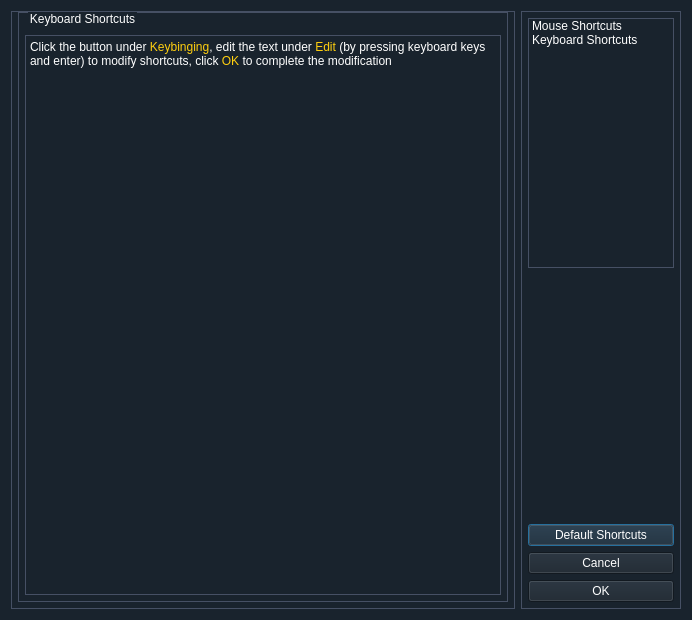
<?xml version="1.0" encoding="UTF-8"?>
<ui version="4.0">
 <class>ShortCutDialog</class>
 <widget class="QDialog" name="ShortCutDialog">
  <property name="geometry">
   <rect>
    <x>0</x>
    <y>0</y>
    <width>692</width>
    <height>620</height>
   </rect>
  </property>
  <property name="windowTitle">
   <string>ShortCutDialog</string>
  </property>
  <property name="styleSheet">
   <string notr="true">color: rgb(255, 255, 255);
background-color: rgb(25, 35, 45);
font: 9pt &quot;微软雅黑&quot;;</string>
  </property>
  <layout class="QVBoxLayout" name="verticalLayout">
   <item>
    <layout class="QHBoxLayout" name="horizontalLayout">
     <item>
      <widget class="QFrame" name="ShortCutFrame">
       <property name="sizePolicy">
        <sizepolicy hsizetype="Expanding" vsizetype="Expanding">
         <horstretch>10</horstretch>
         <verstretch>0</verstretch>
        </sizepolicy>
       </property>
       <property name="minimumSize">
        <size>
         <width>0</width>
         <height>0</height>
        </size>
       </property>
       <property name="styleSheet">
        <string notr="true">QFrame#ShortCutFrame{
	border: 1px solid rgb(70,80,100);
}</string>
       </property>
       <property name="frameShape">
        <enum>QFrame::StyledPanel</enum>
       </property>
       <property name="frameShadow">
        <enum>QFrame::Raised</enum>
       </property>
       <layout class="QVBoxLayout" name="verticalLayout_4">
        <property name="leftMargin">
         <number>0</number>
        </property>
        <property name="topMargin">
         <number>0</number>
        </property>
        <property name="rightMargin">
         <number>0</number>
        </property>
        <property name="bottomMargin">
         <number>0</number>
        </property>
        <item>
         <widget class="QStackedWidget" name="stackedWidget">
          <property name="currentIndex">
           <number>1</number>
          </property>
          <widget class="QWidget" name="page">
           <layout class="QVBoxLayout" name="verticalLayout_2">
            <property name="leftMargin">
             <number>6</number>
            </property>
            <property name="topMargin">
             <number>0</number>
            </property>
            <property name="rightMargin">
             <number>6</number>
            </property>
            <property name="bottomMargin">
             <number>6</number>
            </property>
            <item>
             <widget class="QGroupBox" name="View_groupBox">
              <property name="styleSheet">
               <string notr="true">QGroupBox#View_groupBox
{
	border: 1px solid rgb(70,80,100);
	margin-top: 3.0ex;
}
QGroupBox#View_groupBox::title
{
	subcontrol-origin:margin;
	left: 10px;
}</string>
              </property>
              <property name="title">
               <string>Mouse Shortcuts</string>
              </property>
              <layout class="QVBoxLayout" name="verticalLayout_7">
               <property name="leftMargin">
                <number>6</number>
               </property>
               <property name="topMargin">
                <number>10</number>
               </property>
               <property name="rightMargin">
                <number>6</number>
               </property>
               <property name="bottomMargin">
                <number>6</number>
               </property>
               <item>
                <layout class="QFormLayout" name="formLayout">
                 <property name="fieldGrowthPolicy">
                  <enum>QFormLayout::AllNonFixedFieldsGrow</enum>
                 </property>
                 <property name="rowWrapPolicy">
                  <enum>QFormLayout::DontWrapRows</enum>
                 </property>
                 <property name="labelAlignment">
                  <set>Qt::AlignLeading|Qt::AlignLeft|Qt::AlignVCenter</set>
                 </property>
                 <property name="formAlignment">
                  <set>Qt::AlignHCenter|Qt::AlignTop</set>
                 </property>
                 <property name="horizontalSpacing">
                  <number>30</number>
                 </property>
                 <property name="verticalSpacing">
                  <number>9</number>
                 </property>
                 <property name="leftMargin">
                  <number>6</number>
                 </property>
                 <property name="topMargin">
                  <number>6</number>
                 </property>
                 <property name="rightMargin">
                  <number>6</number>
                 </property>
                 <property name="bottomMargin">
                  <number>6</number>
                 </property>
                </layout>
               </item>
               <item>
                <spacer name="verticalSpacer_2">
                 <property name="orientation">
                  <enum>Qt::Vertical</enum>
                 </property>
                 <property name="sizeHint" stdset="0">
                  <size>
                   <width>20</width>
                   <height>290</height>
                  </size>
                 </property>
                </spacer>
               </item>
               <item>
                <widget class="QTextBrowser" name="textBrowser">
                 <property name="styleSheet">
                  <string notr="true">QTextBrowser#textBrowser{
	border: 1px solid rgb(70,80,100);
}</string>
                 </property>
                 <property name="html">
                  <string>&lt;!DOCTYPE HTML PUBLIC &quot;-//W3C//DTD HTML 4.0//EN&quot; &quot;http://www.w3.org/TR/REC-html40/strict.dtd&quot;&gt;
&lt;html&gt;&lt;head&gt;&lt;meta name=&quot;qrichtext&quot; content=&quot;1&quot; /&gt;&lt;style type=&quot;text/css&quot;&gt;
p, li { white-space: pre-wrap; }
&lt;/style&gt;&lt;/head&gt;&lt;body style=&quot; font-family:'微软雅黑'; font-size:9pt; font-weight:400; font-style:normal;&quot;&gt;
&lt;p style=&quot; margin-top:0px; margin-bottom:0px; margin-left:0px; margin-right:0px; -qt-block-indent:0; text-indent:0px;&quot;&gt;&lt;span style=&quot; color:#ff0000;&quot;&gt;Red branch&lt;/span&gt; is selected branch&lt;/p&gt;
&lt;p style=&quot; margin-top:0px; margin-bottom:0px; margin-left:0px; margin-right:0px; -qt-block-indent:0; text-indent:0px;&quot;&gt;&lt;span style=&quot; color:#0059ff;&quot;&gt;Blue mark&lt;/span&gt; is mark&lt;/p&gt;&lt;/body&gt;&lt;/html&gt;</string>
                 </property>
                 <property name="tabStopWidth">
                  <number>80</number>
                 </property>
                 <property name="cursorWidth">
                  <number>1</number>
                 </property>
                </widget>
               </item>
              </layout>
             </widget>
            </item>
           </layout>
          </widget>
          <widget class="QWidget" name="page_2">
           <layout class="QVBoxLayout" name="verticalLayout_8">
            <property name="leftMargin">
             <number>6</number>
            </property>
            <property name="topMargin">
             <number>0</number>
            </property>
            <property name="rightMargin">
             <number>6</number>
            </property>
            <property name="bottomMargin">
             <number>6</number>
            </property>
            <item>
             <widget class="QGroupBox" name="Fun_groupBox">
              <property name="styleSheet">
               <string notr="true">QGroupBox#Fun_groupBox
{
	border: 1px solid rgb(70,80,100);
	margin-top: 3.0ex;
}
QGroupBox#Fun_groupBox::title
{
	subcontrol-origin:margin;
	left: 10px;
}</string>
              </property>
              <property name="title">
               <string>Keyboard Shortcuts</string>
              </property>
              <layout class="QVBoxLayout" name="verticalLayout_9">
               <property name="spacing">
                <number>3</number>
               </property>
               <property name="leftMargin">
                <number>6</number>
               </property>
               <property name="topMargin">
                <number>10</number>
               </property>
               <property name="rightMargin">
                <number>6</number>
               </property>
               <property name="bottomMargin">
                <number>6</number>
               </property>
               <item>
                <layout class="QGridLayout" name="shortcut_gridLayout">
                 <property name="leftMargin">
                  <number>6</number>
                 </property>
                 <property name="topMargin">
                  <number>6</number>
                 </property>
                 <property name="rightMargin">
                  <number>6</number>
                 </property>
                 <property name="bottomMargin">
                  <number>6</number>
                 </property>
                 <property name="horizontalSpacing">
                  <number>18</number>
                 </property>
                 <property name="verticalSpacing">
                  <number>6</number>
                 </property>
                </layout>
               </item>
               <item>
                <widget class="QTextBrowser" name="textBrowser_2">
                 <property name="styleSheet">
                  <string notr="true">QTextBrowser#textBrowser_2{
	border: 1px solid rgb(70,80,100);
}</string>
                 </property>
                 <property name="html">
                  <string>&lt;!DOCTYPE HTML PUBLIC &quot;-//W3C//DTD HTML 4.0//EN&quot; &quot;http://www.w3.org/TR/REC-html40/strict.dtd&quot;&gt;
&lt;html&gt;&lt;head&gt;&lt;meta name=&quot;qrichtext&quot; content=&quot;1&quot; /&gt;&lt;style type=&quot;text/css&quot;&gt;
p, li { white-space: pre-wrap; }
&lt;/style&gt;&lt;/head&gt;&lt;body style=&quot; font-family:'微软雅黑'; font-size:9pt; font-weight:400; font-style:normal;&quot;&gt;
&lt;p style=&quot; margin-top:0px; margin-bottom:0px; margin-left:0px; margin-right:0px; -qt-block-indent:0; text-indent:0px;&quot;&gt;Click the button under &lt;span style=&quot; color:#ffcf0f;&quot;&gt;Keybinging&lt;/span&gt;, edit the text under &lt;span style=&quot; color:#ffcf0f;&quot;&gt;Edit&lt;/span&gt; (by pressing keyboard keys and enter) to modify shortcuts, click &lt;span style=&quot; color:#ffcf0f;&quot;&gt;OK &lt;/span&gt;to complete the modification&lt;/p&gt;&lt;/body&gt;&lt;/html&gt;</string>
                 </property>
                </widget>
               </item>
              </layout>
             </widget>
            </item>
           </layout>
          </widget>
         </widget>
        </item>
       </layout>
      </widget>
     </item>
     <item>
      <widget class="QFrame" name="ButtonFrame">
       <property name="sizePolicy">
        <sizepolicy hsizetype="Preferred" vsizetype="Preferred">
         <horstretch>1</horstretch>
         <verstretch>0</verstretch>
        </sizepolicy>
       </property>
       <property name="minimumSize">
        <size>
         <width>160</width>
         <height>0</height>
        </size>
       </property>
       <property name="styleSheet">
        <string notr="true">QFrame#ButtonFrame{
	border: 1px solid rgb(70,80,100);
}</string>
       </property>
       <property name="frameShape">
        <enum>QFrame::StyledPanel</enum>
       </property>
       <property name="frameShadow">
        <enum>QFrame::Raised</enum>
       </property>
       <layout class="QVBoxLayout" name="verticalLayout_5">
        <property name="leftMargin">
         <number>0</number>
        </property>
        <property name="topMargin">
         <number>0</number>
        </property>
        <property name="rightMargin">
         <number>0</number>
        </property>
        <property name="bottomMargin">
         <number>0</number>
        </property>
        <item>
         <layout class="QVBoxLayout" name="verticalLayout_3">
          <property name="leftMargin">
           <number>6</number>
          </property>
          <property name="topMargin">
           <number>6</number>
          </property>
          <property name="rightMargin">
           <number>6</number>
          </property>
          <property name="bottomMargin">
           <number>6</number>
          </property>
          <item>
           <widget class="QListWidget" name="listWidget">
            <property name="sizePolicy">
             <sizepolicy hsizetype="Expanding" vsizetype="Expanding">
              <horstretch>0</horstretch>
              <verstretch>0</verstretch>
             </sizepolicy>
            </property>
            <property name="minimumSize">
             <size>
              <width>50</width>
              <height>0</height>
             </size>
            </property>
            <property name="styleSheet">
             <string notr="true">QListWidget#listWidget{
	border: 1px solid rgb(70,80,100);
}</string>
            </property>
            <item>
             <property name="text">
              <string>Mouse Shortcuts</string>
             </property>
            </item>
            <item>
             <property name="text">
              <string>Keyboard Shortcuts</string>
             </property>
            </item>
           </widget>
          </item>
          <item>
           <spacer name="verticalSpacer">
            <property name="orientation">
             <enum>Qt::Vertical</enum>
            </property>
            <property name="sizeHint" stdset="0">
             <size>
              <width>20</width>
              <height>40</height>
             </size>
            </property>
           </spacer>
          </item>
          <item>
           <widget class="QPushButton" name="RestoreKeybindingsButton">
            <property name="text">
             <string>Default Shortcuts</string>
            </property>
           </widget>
          </item>
          <item>
           <widget class="QPushButton" name="CancelButton">
            <property name="text">
             <string>Cancel</string>
            </property>
           </widget>
          </item>
          <item>
           <widget class="QPushButton" name="OkButton">
            <property name="text">
             <string>OK</string>
            </property>
           </widget>
          </item>
         </layout>
        </item>
       </layout>
      </widget>
     </item>
    </layout>
   </item>
  </layout>
 </widget>
 <resources/>
 <connections/>
</ui>
